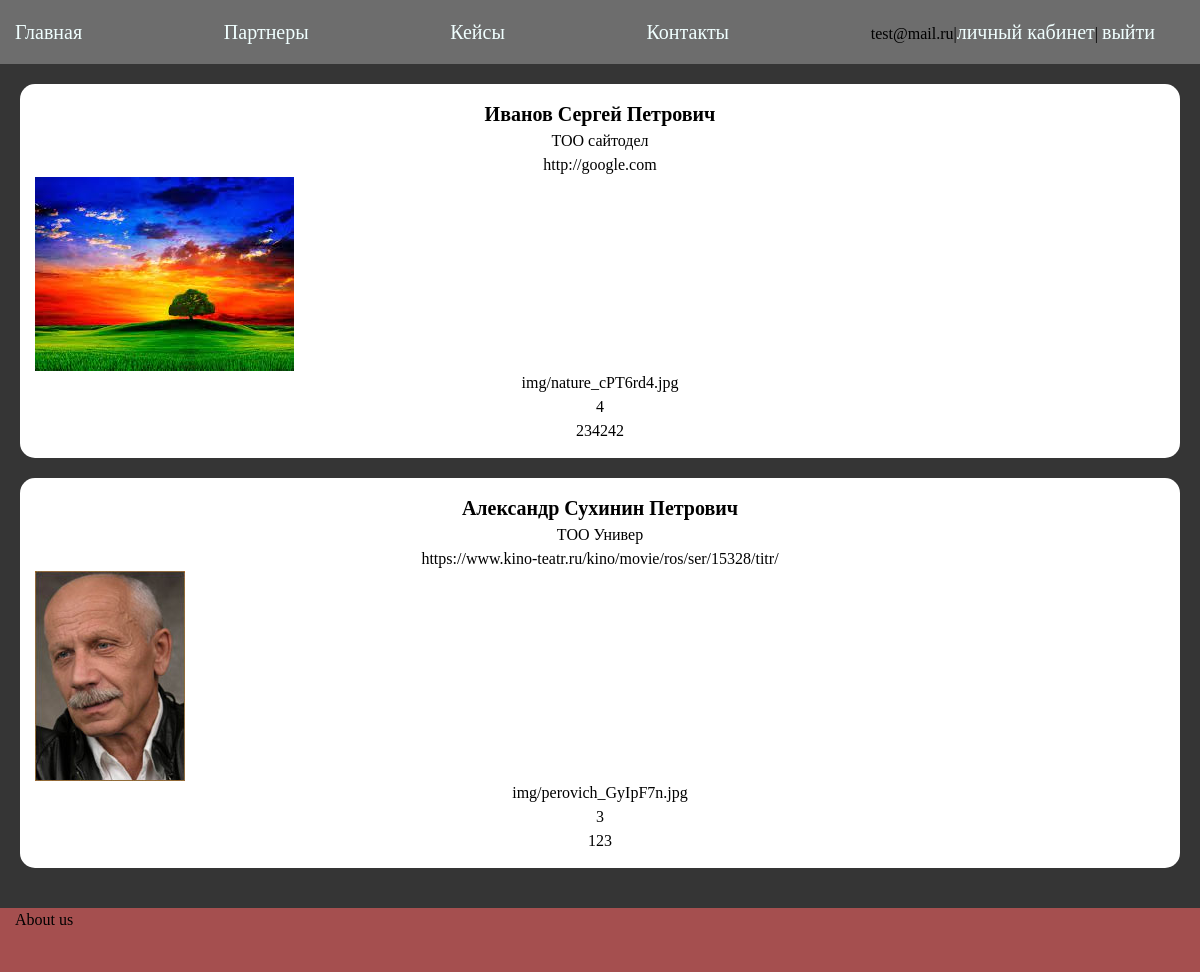
/partners/ (signed in), run on the app's committed database.
### BastauApp/models.py (models this page shows)
class User(AbstractBaseUser, PermissionsMixin):
    ROLES = [('Студент', 'Студент'),
             ('Партнер', 'Партнер')]
    email = models.EmailField(db_index=True, unique=True, max_length=254)
    phone = models.CharField(max_length=20, help_text='Номер телефона')
    is_staff = models.BooleanField(default=True)  # must needed, otherwise you won't be at
    is_active = models.BooleanField(default=True)  # must needed, otherwise you won't be «
    is_superuser = models.BooleanField(default=False)  # this field we inherit from Permis
    role = models.CharField(choices=ROLES, default=ROLES[0], max_length=10)
    objects = CustomUserManager()
    REQUIRED_FIELDS = ["phone"]
    USERNAME_FIELD = 'email'
    class Meta:
        verbose_name = "Юзер"
        verbose_name_plural = "Юзеры"

class Partner(models.Model):
    Fio = models.CharField(max_length=100, verbose_name='ФИО', blank=True)
    name_of_partner = models.CharField(max_length=100, verbose_name='Название организации')
    site = models.URLField(max_length=200)
    avatar = models.ImageField("Аватар", upload_to="img")
    user_id = models.OneToOneField(User, verbose_name='id', on_delete=models.CASCADE)
    class Meta:
        verbose_name = "Партнер"
        verbose_name_plural = "Партнеры"
    def __str__(self):
        return self.Fio

### BastauApp/views.py (the view)
# urls.py: path('partners/', ShowPartners.as_view(), name='partners'),
class ShowPartners(ListView):
    model = Partner
    template_name = 'partners.html'
    extra_context = {'name': 'Партнеры', 'menu': menu}

### BastauApp/templates/partners.html
{% extends 'base.html' %}
{% load static %}
{% block content %}
    {% for item in object_list %}
    <div class="case">
      <span class="case__title">
        {{item}}
      </span>
      <p>{{item.name_of_partner}}</p>
      <p>{{item.site}}</p>
      <img src="{{item.avatar.url}}" alt="">
      {{item.avatar}}
      <p>{{item.user_id.id}}</p>
        <p>{{item.user_id.phone}}</p>
    </div>
    {% endfor %}
  {% endblock %}

### BastauApp/templates/base.html (shortened to what this page needs)
{% load static %}
<!DOCTYPE html>
<html lang="en">
  <head>
    <link type="text/css" href="{% static 'css/style.css' %}" rel="stylesheet" />
    <link type="text/css" href="{% static 'css/zero.css' %}" rel="stylesheet" />
  </head>
  <body>
    <nav class="nav">
      <div class="container">
        {% block mainmenu %}
          <ul class="nav__list">
            <li><a href="{% url 'index' %}">Главная</a></li>
            {% for item in menu %}
              <li><a href="{% url item.url_name %}">{{item.title}}</a></li>
            {% endfor %}
           {% if request.user.is_authenticated %}
<li class="last">  {{user.email}}|<a href="{% url 'personal' %}">личный кабинет</a>| <a href="{% url 'logout' %}">выйти</a></li>
{% else %}
<li class="last"><a href="{% url 'signup' %}">Регистрация</a> | <a href="{% url 'login' %}">Войти</a></li>
{% endif %}
          </ul>
        {% endblock mainmenu %}
      </div>
    </nav>
    <div class="content">
      <div class="container">
        <main class="main">
          {% block content %}
          {% endblock %}
        </main>
      </div>
    </div>
    <footer class="footer">
      <div class="container">
        About us
      </div>
    </footer>
  </body>
</html>

### BastauApp/static/css/style.css (style rules this page uses)
body { height: 100%; }
html { height: 100%; }
.container { max-width: 1170px; margin: 0 auto; height: 100%; }
.nav { height: 64px; background-color: rgb(109, 109, 109); align-items: center; }
.nav__list { height: 100%; display: flex; justify-content: space-between; align-items: center; }
.nav__list li { margin-right: 30px; }
.nav__list li a { text-decoration: none; font-size: 20px; color: azure; }
.content { min-height: calc(100vh - 128px); background-color: rgb(53, 53, 53); padding: 20px; }
.footer { height: 64px; background-color: rgb(165, 79, 79); }
.case { background-color: #fff; padding: 15px; border-radius: 15px; margin-bottom: 20px; text-align: center; }
.case__title { font-size: 20px; font-weight: bold; }

### BastauApp/static/css/zero.css (style rules this page uses)
*, *::before, *::after { box-sizing: border-box; }
ul[class], ol[class] { padding: 0; }
body, h1, h2, h3, h4, p, ul[class], ol[class], li, figure, figcaption, blockquote, dl, dd { margin: 0; }
body { min-height: 100vh; scroll-behavior: smooth; text-rendering: optimizeSpeed; line-height: 1.5; }
ul[class], ol[class] { list-style: none; }
a:not([class]) { text-decoration-skip-ink: auto; }
img { max-width: 100%; display: block; }

### data on the page
User: email "test@mail.ru"
Partner: Fio "Иванов Сергей Петрович", name_of_partner "ТОО сайтодел", site "http://google.com", avatar (picture), avatar "img/nature_cPT6rd4.jpg", user_id.id "4", user_id.phone "234242"
Partner: Fio "Александр Сухинин Петрович", name_of_partner "ТОО Универ", site "https://www.kino-teatr.ru/kino/movie/ros/ser/15328/titr/", avatar (picture), avatar "img/perovich_GyIpF7n.jpg", user_id.id "3", user_id.phone "123"

### other printed values
{{ item.title }} "Партнеры" "Кейсы" "Контакты"
